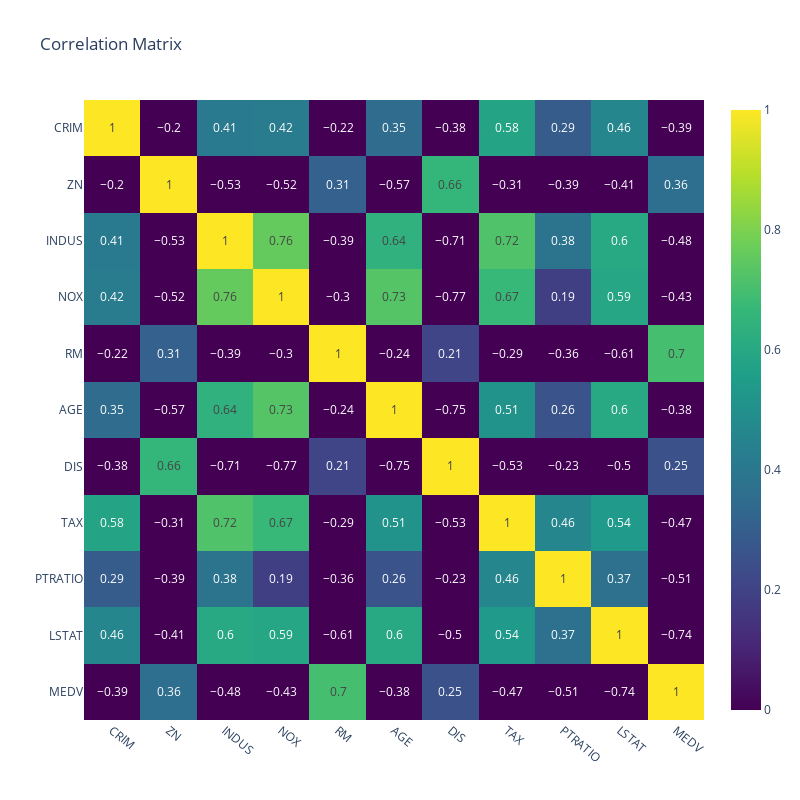

The cell this chart's notebook holds for it:
### Markdown cell above
Matrice de corrélation : l’analyse des corrélations permet d’identifier les relations linéaires entre les variables.
Aucune corrélation n’excède 0.8, ce qui signifie qu’il n’y a pas de forte multicolinéarité. Cela est important pour éviter les problèmes d’interprétation des coefficients dans une régression linéaire.

### Code cell
import plotly.express as px

correlation =  round(df.corr(numeric_only = True),  ndigits=2)

fig = px.imshow(correlation,
                text_auto=True,
                color_continuous_scale = 'Viridis',
                range_color=(0, 1),
                title='Correlation Matrix',
                width=800,
                height=800
            )

fig.update_xaxes(tickangle=40)

fig.show()

### Figure 1 — Plotly figure (JSON) as saved in the notebook; plotly's stock layout.template omitted (floating-point values rounded to 4 significant figures)
{"data": [{"coloraxis": "coloraxis", "hovertemplate": "x: %{x}<br>y: %{y}<br>color: %{z}<extra></extra>", "name": "0", "texttemplate": "%{z}", "type": "heatmap", "x": ["CRIM", "ZN", "INDUS", "NOX", "RM", "AGE", "DIS", "TAX", "PTRATIO", "LSTAT", "MEDV"], "xaxis": "x", "y": ["CRIM", "ZN", "INDUS", "NOX", "RM", "AGE", "DIS", "TAX", "PTRATIO", "LSTAT", "MEDV"], "yaxis": "y", "z": [[1, -0.2, 0.41, 0.42, -0.22, 0.35, -0.38, 0.58, 0.29, 0.46, -0.39], [-0.2, 1, -0.53, -0.52, 0.31, -0.57, 0.66, -0.31, -0.39, -0.41, 0.36], [0.41, -0.53, 1, 0.76, -0.39, 0.64, -0.71, 0.72, 0.38, 0.6, -0.48], [0.42, -0.52, 0.76, 1, -0.3, 0.73, -0.77, 0.67, 0.19, 0.59, -0.43], [-0.22, 0.31, -0.39, -0.3, 1, -0.24, 0.21, -0.29, -0.36, -0.61, 0.7], [0.35, -0.57, 0.64, 0.73, -0.24, 1, -0.75, 0.51, 0.26, 0.6, -0.38], [-0.38, 0.66, -0.71, -0.77, 0.21, -0.75, 1, -0.53, -0.23, -0.5, 0.25], [0.58, -0.31, 0.72, 0.67, -0.29, 0.51, -0.53, 1, 0.46, 0.54, -0.47], [0.29, -0.39, 0.38, 0.19, -0.36, 0.26, -0.23, 0.46, 1, 0.37, -0.51], [0.46, -0.41, 0.6, 0.59, -0.61, 0.6, -0.5, 0.54, 0.37, 1, -0.74], [-0.39, 0.36, -0.48, -0.43, 0.7, -0.38, 0.25, -0.47, -0.51, -0.74, 1]]}], "layout": {"coloraxis": {"cmax": 1, "cmin": 0, "colorscale": [[0, "#440154"], [0.1111, "#482878"], [0.2222, "#3e4989"], [0.3333, "#31688e"], [0.4444, "#26828e"], [0.5556, "#1f9e89"], [0.6667, "#35b779"], [0.7778, "#6ece58"], [0.8889, "#b5de2b"], [1, "#fde725"]]}, "height": 800, "title": {"text": "Correlation Matrix"}, "width": 800, "xaxis": {"anchor": "y", "autorange": true, "constrain": "domain", "domain": [0.004792, 0.9952], "range": [-0.5, 10.5], "scaleanchor": "y", "tickangle": 40, "type": "category"}, "yaxis": {"anchor": "x", "autorange": true, "constrain": "domain", "domain": [0, 1], "range": [10.5, -0.5], "type": "category"}}}
